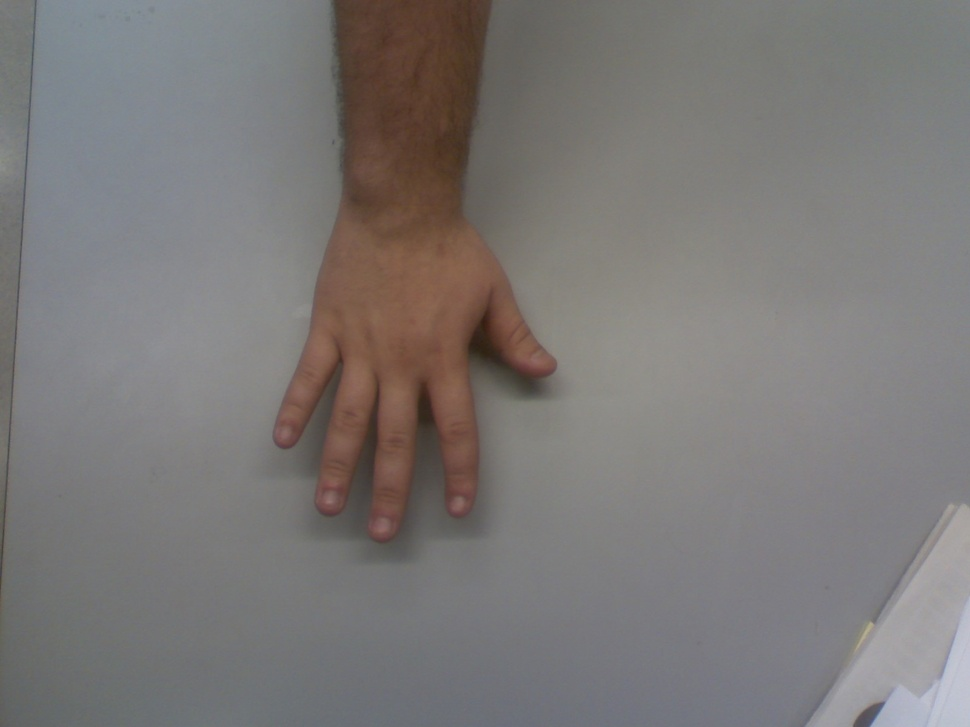
//> input picture segmentation/eugene.jpg, 970 x 727 px, shrunk from 1600 x 1200 before the run
$ ./example_thresh ../eugene.jpg   (built with g++ and OpenCV 4)
//> lines starting //> are read from the running program, lines starting //| are printed output that depends on the picture
#include <stdio.h>
#include <cv.h>
#include <highgui.h>
void sum_rgb( IplImage* src, IplImage* dst ) {
  // Allocate individual image  planes.
  IplImage* r = cvCreateImage(  cvGetSize(src), IPL_DEPTH_8U, 1 );
  IplImage* g = cvCreateImage(  cvGetSize(src), IPL_DEPTH_8U, 1 );
  IplImage* b = cvCreateImage(  cvGetSize(src), IPL_DEPTH_8U, 1 );
  // Split image onto the color planes.
  cvSplit( src, r, g, b, NULL );
  // Temporary storage.
  IplImage* s = cvCreateImage( cvGetSize(src), IPL_DEPTH_8U, 1 );
  // Add equally weighted rgb values.
  cvAddWeighted( r, 1./3., g, 1./3., 0.0, s );
  cvAddWeighted( s, 2./3., b, 1./3., 0.0, s );
  // Truncate values above 100.
  cvThreshold( s, dst, 100, 100, CV_THRESH_TRUNC );
  cvReleaseImage(  &r );
  cvReleaseImage(  &g );
  cvReleaseImage(  &b );
  cvReleaseImage(  &s );
}
int main(int argc, char** argv)
{
  // Create a named window with the name of the file.
  cvNamedWindow( argv[1], 1 );
  // Load the image from the given file name.
  IplImage* src = cvLoadImage( argv[1] );
//> src is the input picture: 727 rows x 970 cols, CV_8UC3; mean B, G, R 118.9, 120, 123.2
  IplImage* dst = cvCreateImage( cvGetSize(src), src->depth, 1);
	fprintf(stderr," depth=%d channels=%d \n",src->depth,src->nChannels);
	cvShowImage( argv[1],src );
  // Idle until the user hits the “Esc” key.
  while( 1 ) { if( (cvWaitKey( 10 )&0x7f) == 27 ) break; }
//> the Esc key is pressed

  sum_rgb( src, dst);
//> in sum_rgb, `cvSplit( src, r, g, b, NULL );`:
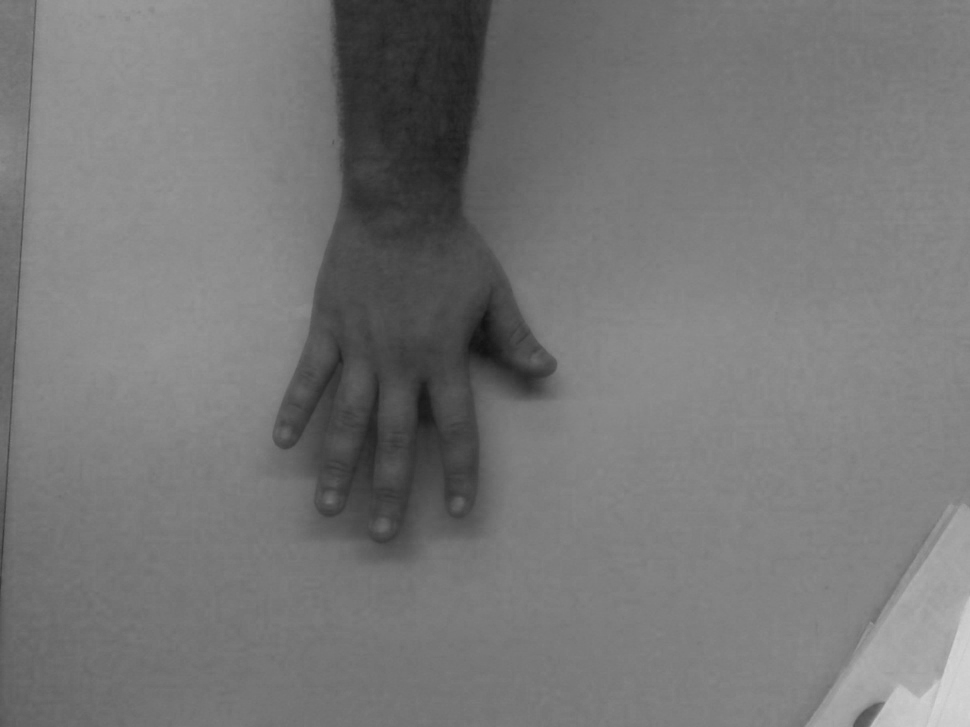
//> r: 727 rows x 970 cols, CV_8UC1; min 17, max 213, mean 118.9
//> in sum_rgb, `cvSplit( src, r, g, b, NULL );`:
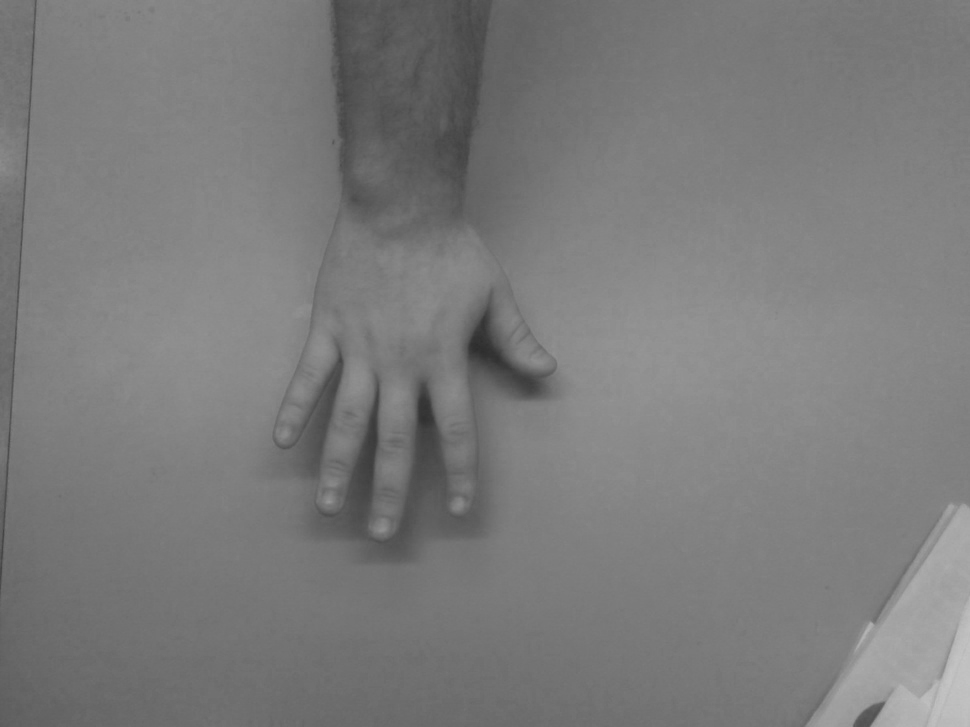
//> b: 727 rows x 970 cols, CV_8UC1; min 44, max 197, mean 123.2
//> in sum_rgb, `cvAddWeighted( r, 1./3., g, 1./3., 0.0, s );`:
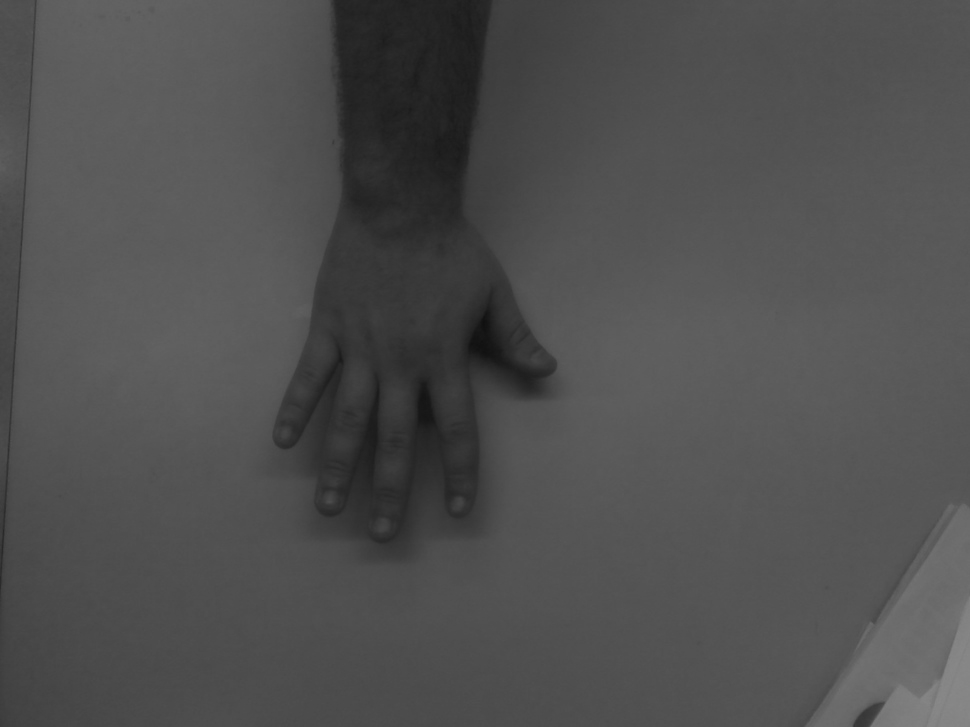
//> s: 727 rows x 970 cols, CV_8UC1; min 15, max 137, mean 79.6
//> in sum_rgb, `cvAddWeighted( s, 2./3., b, 1./3., 0.0, s );`:
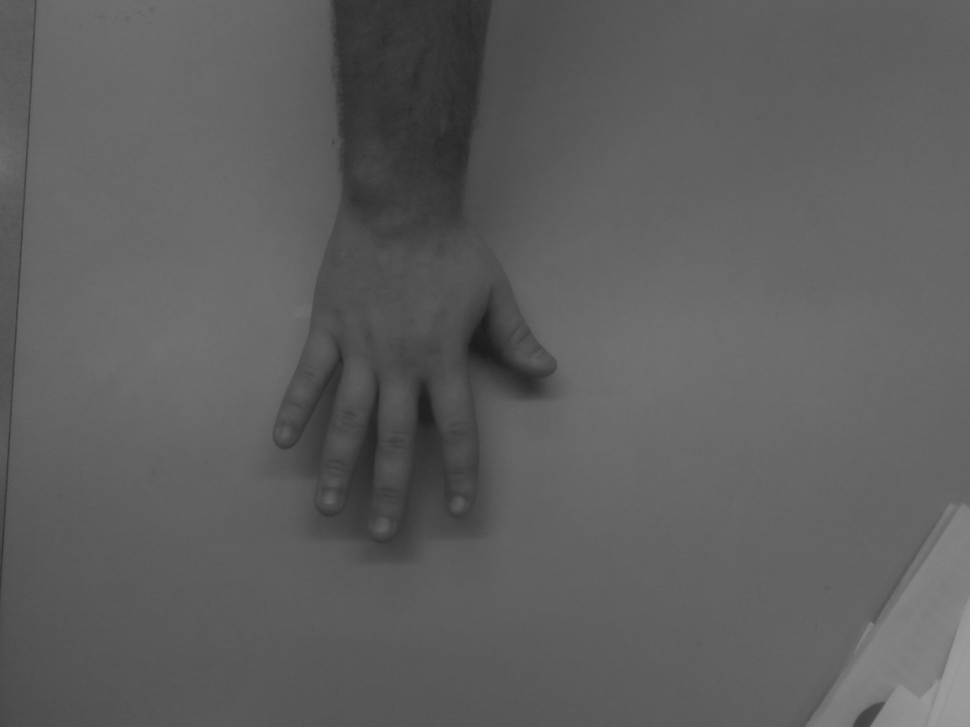
//> s: 727 rows x 970 cols, CV_8UC1; min 26, max 156, mean 94.2
//> in sum_rgb, `cvThreshold( s, dst, 100, 100, CV_THRESH_TRUNC );`:
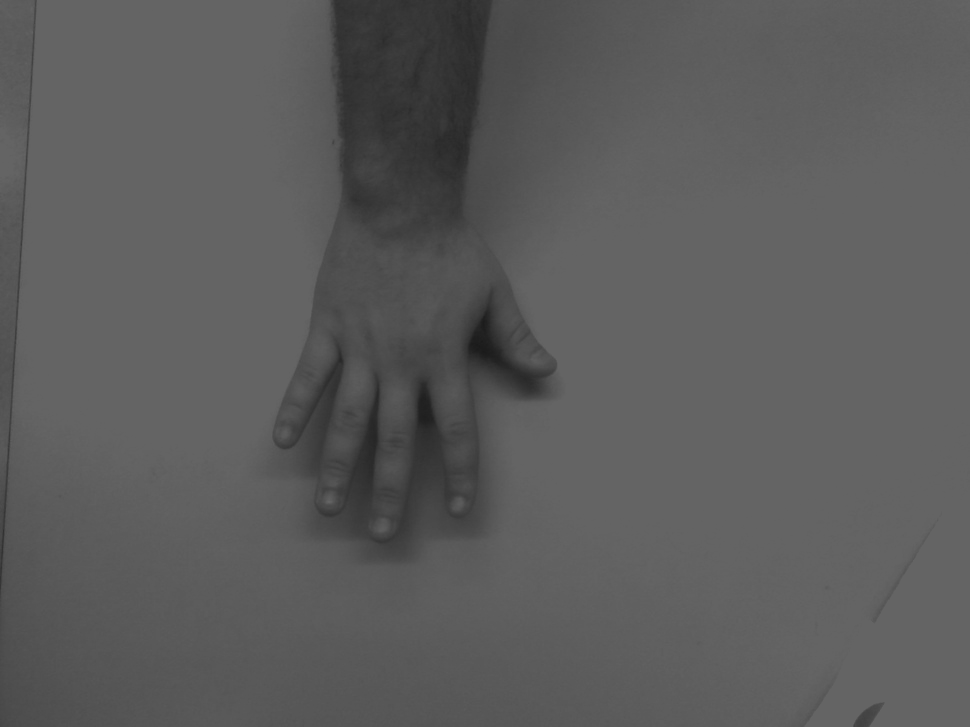
//> dst: 727 rows x 970 cols, CV_8UC1; min 26, max 100, mean 91.6
  // Show the image in the named window
  cvShowImage( argv[1], dst );
  // Idle until the user hits the “Esc” key.
  while( 1 ) { if( (cvWaitKey( 10 )&0x7f) == 27 ) break; }
//> the Esc key is pressed
  // Clean up and don’t be piggies
  cvDestroyWindow( argv[1] );
  cvReleaseImage( &src );
  cvReleaseImage( &dst );
}
